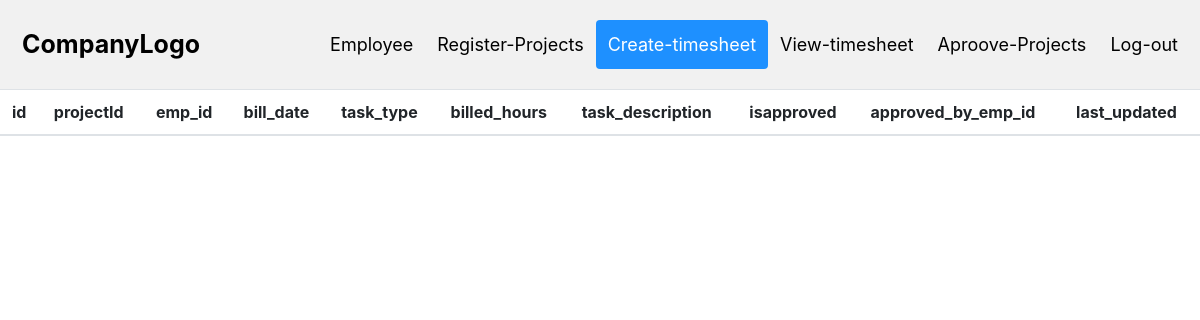
The app's page /view/ (signed in), older data.
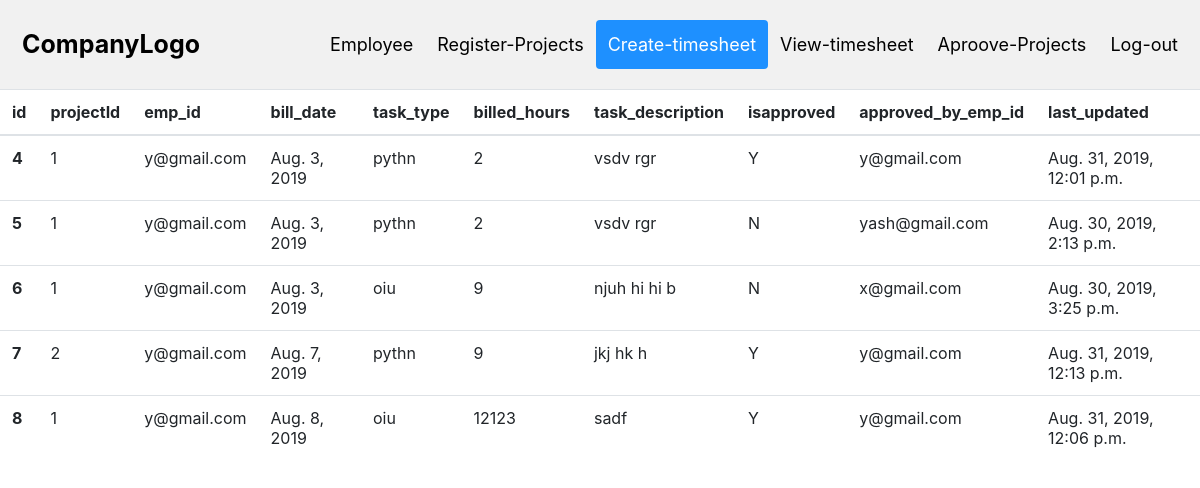
The same page, newer data.
### dbo/models.py (models this page shows, shortened)
class timesheet(models.Model):
    projectid = models.IntegerField()
    emp_id = models.CharField(null=True , max_length=510)   # Field name made lowercase.
    bill_date = models.DateField()  # Field name made lowercase.
    task_type = models.CharField(null=True , max_length=510)
    billed_hours = models.CharField(null=True , max_length=510)  # Field name made lowercase.
    task_description = models.CharField(null=True , max_length=510)  # Field name made lowercase.
    isapproved = models.CharField(null=True , max_length=510)
    approved_by_emp_id = models.CharField(null=True , max_length=510)
    last_updated = models.DateTimeField(auto_now=True, auto_now_add=False)  # Field name made lowercase.

### dbo/views.py (the view)
# urls.py: url(r'^view/', view_projects),
def view_projects(request):
        request.session.set_expiry(300)
        try:
                print('in try')
                new_id = request.session['user_id']
                email = request.session['email']
                if new_id:
                        print(new_id)
                        timesheets = timesheet.objects.filter(emp_id=email)
                        context = {
                            "timesheet": timesheets
                        }
                        return render(request , 'dbo/viewproject.html' , context)
        except:
                return render(request , 'login/login.html')

### templates/dbo/viewproject.html (shortened to what this page needs)
<html>
<head>
    <link rel="stylesheet" href="https://stackpath.bootstrapcdn.com/bootstrap/4.3.1/css/bootstrap.min.css">
    <div class="table-responsive">
</head>
<body>
    <div class="header">
				<a href="#default" class="logo">CompanyLogo</a>
				<div class="header-right">
					<a href="/employeedetail/">Employee</a>
					<a href="/projectdetail/">Register-Projects</a>
					<a class='active'  href="/create-timesheet/">Create-timesheet</a>
					<a href="/view/">View-timesheet</a>
					<a href="/aproove-project/">Aproove-Projects</a>
					<a href="/logout/">Log-out</a>
				</div>
		</div>
<table class="table table-hover">
                <thead>
                  <tr>
                    <th scope="col">id</th>
                    <th scope="col">projectId</th>
                    <th scope="col">emp_id</th>
                    <th scope="col">bill_date</th>
                    <th scope="col">task_type</th>
                    <th scope="col">billed_hours</th>
                    <th scope="col">task_description</th>
                    <th scope="col">isapproved</th>
                    <th scope="col">approved_by_emp_id</th>
                    <th scope="col">last_updated</th>
                  </tr>
                </thead>
                <tbody>
                  {% for i in timesheet %}
                  <tr>
                      <th scope="row">{{ i.id }}</th>
                      <td>{{ i.projectid }}</td>
                      <td>{{ i.emp_id }}</td>
                      <td>{{ i.bill_date }}</td>
                      <td>{{ i.task_type }}</td>
                      <td>{{ i.billed_hours }}</td>
                      <td>{{ i.task_description }}</td>
                      <td>{{ i.isapproved }}</td>
                      <td>{{ i.approved_by_emp_id }}</td>
                      <td>{{ i.last_updated }}</td>
                  </tr>
                  {% endfor %}
                </tbody>
              </table>
    </body>
</html>

### templates/dbo/viewproject.html (style rules this page uses)
body { font-family: sans-serif; }
* { box-sizing: border-box; }
body { margin: 0; font-family: Arial, Helvetica, sans-serif; }
.header { overflow: hidden; background-color: #f1f1f1; padding: 20px 10px; }
.header a { float: left; color: black; text-align: center; padding: 12px; text-decoration: none; font-size: 18px; line-height: 25px; border-radius: 4px; }
.header a.logo { font-size: 25px; font-weight: bold; }
.header a.active { background-color: dodgerblue; color: white; }
.header-right { float: right; }

Row changes from the older to the newer data that the page shows:
added timesheet: id "4", projectid "1", emp_id "y@gmail.com", bill_date "Aug. 3, 2019", task_type "pythn", billed_hours "2", task_description "vsdv rgr", isapproved "Y", approved_by_emp_id "y@gmail.com", last_updated "Aug. 31, 2019, 12:01 p.m."
added timesheet: id "5", projectid "1", emp_id "y@gmail.com", bill_date "Aug. 3, 2019", task_type "pythn", billed_hours "2", task_description "vsdv rgr", isapproved "N", approved_by_emp_id "yash@gmail.com", last_updated "Aug. 30, 2019, 2:13 p.m."
added timesheet: id "6", projectid "1", emp_id "y@gmail.com", bill_date "Aug. 3, 2019", task_type "oiu", billed_hours "9", task_description "njuh hi hi b", isapproved "N", approved_by_emp_id "x@gmail.com", last_updated "Aug. 30, 2019, 3:25 p.m."
added timesheet: id "7", projectid "2", emp_id "y@gmail.com", bill_date "Aug. 7, 2019", task_type "pythn", billed_hours "9", task_description "jkj hk h", isapproved "Y", approved_by_emp_id "y@gmail.com", last_updated "Aug. 31, 2019, 12:13 p.m."
added timesheet: id "8", projectid "1", emp_id "y@gmail.com", bill_date "Aug. 8, 2019", task_type "oiu", billed_hours "12123", task_description "sadf", isapproved "Y", approved_by_emp_id "y@gmail.com", last_updated "Aug. 31, 2019, 12:06 p.m."
